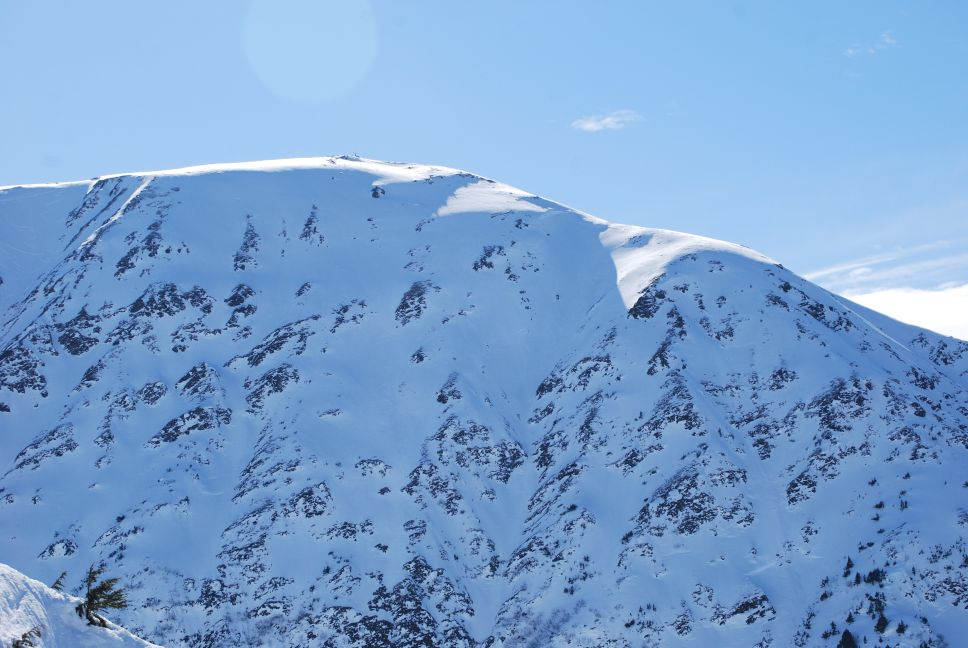
//> input picture capture-transformer/Alaska-small.jpg, 968 x 648 px, given in place of the camera
$ ./sobelcam   (built with g++ and OpenCV 4)
//> lines starting //> are read from the running program, lines starting //| are printed output that depends on the picture
//> further down, frame is the input picture: 648 rows x 968 cols, CV_8UC3; mean B, G, R 206.4, 160.4, 120.9
#include <stdio.h>
#include <stdlib.h>
#include <iostream>
#include <time.h>

#include <opencv2/imgproc.hpp>
#include <opencv2/highgui.hpp>

using namespace cv;


// See www.asciitable.com
#define ESCAPE_KEY (27)
#define SYSTEM_ERROR (-1)

Mat edge_frame, timg_gray, timg_grad;
Mat frame;

int lowThreshold = 0;
const int max_lowThreshold = 100;
const int ratio = 3;
const int kernel_size = 3;
const char* window_name = "Edge Map";


void SobelThreshold(int, void*)
{
  // Generate grad_x and grad_y
  Mat grad_x, grad_y;
  Mat abs_grad_x, abs_grad_y;
  Mat src, src_gray;
  int ddepth = CV_16S;
  int scale = 1;
  Mat grad;
  int delta = lowThreshold;

  cvtColor(frame, timg_gray, COLOR_BGR2GRAY);
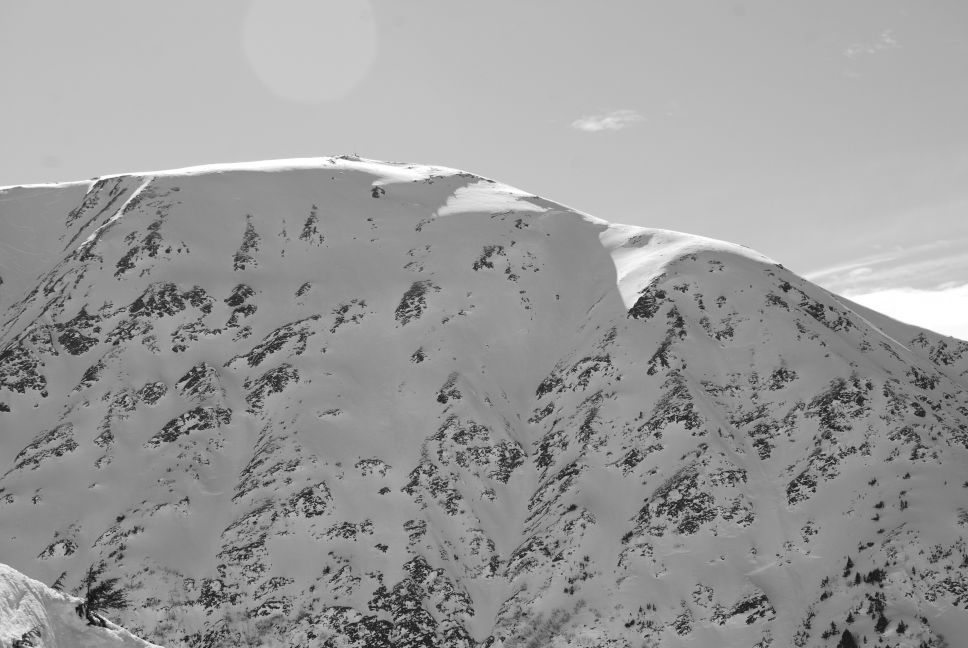
//> timg_gray: 648 rows x 968 cols, CV_8UC1; min 11, max 255, mean 153.8

  /// Reduce noise with a kernel 3x3
  blur( timg_gray, edge_frame, Size(3,3) );

  /// Gradient X
  //Scharr( src_gray, grad_x, ddepth, 1, 0, scale, delta, BORDER_DEFAULT );
  Sobel( timg_gray, grad_x, ddepth, 1, 0, 3, scale, delta, BORDER_DEFAULT );
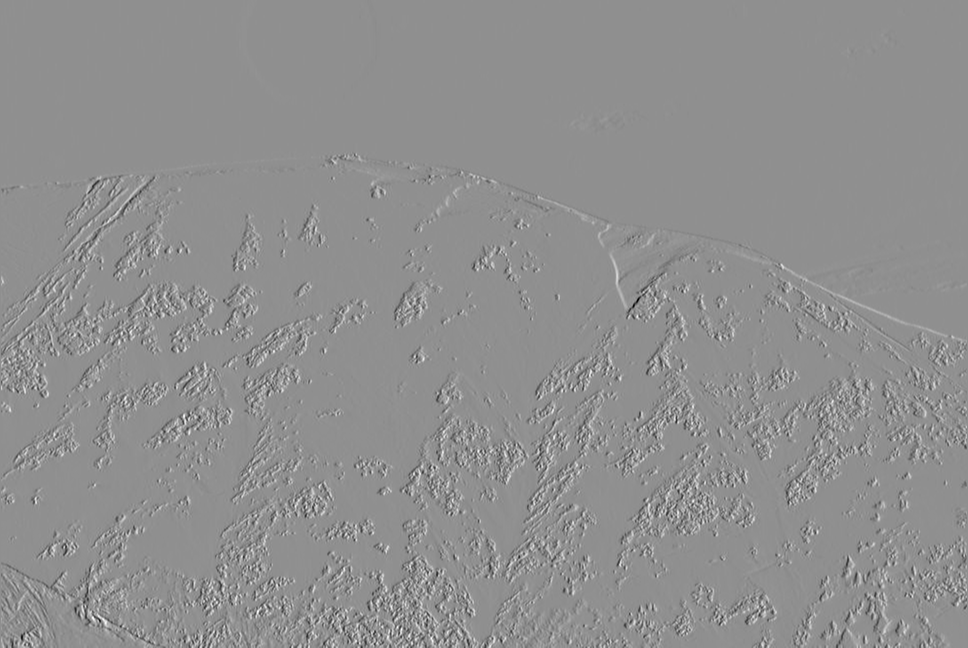
//> grad_x: 648 rows x 968 cols, CV_16SC1; min -677, max 523, mean 0; drawn with min black and max white
  convertScaleAbs( grad_x, abs_grad_x );
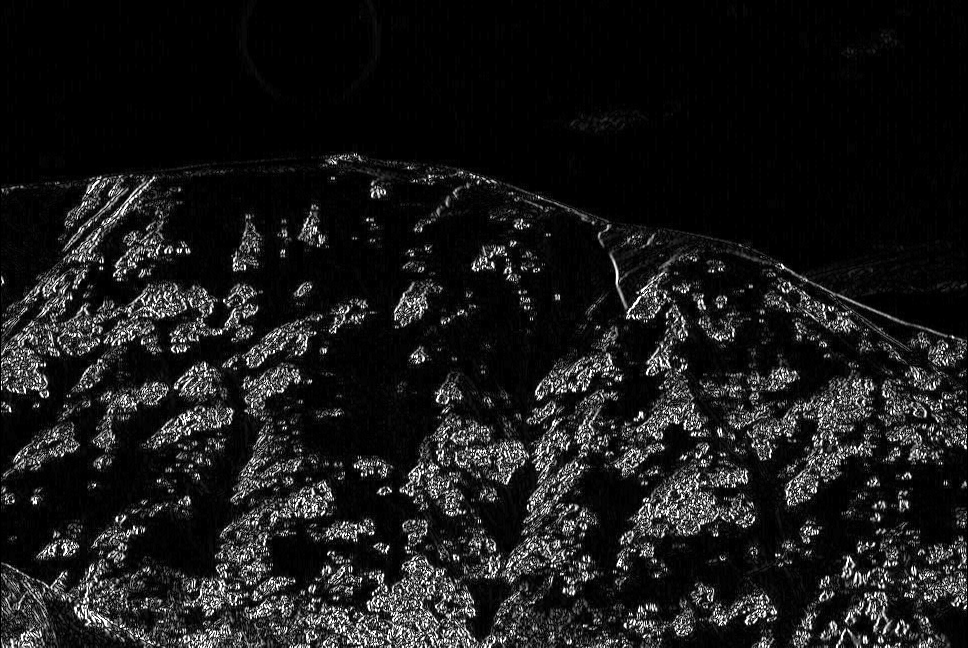
//> abs_grad_x: 648 rows x 968 cols, CV_8UC1; min 0, max 255, mean 25.3

  /// Gradient Y
  //Scharr( src_gray, grad_y, ddepth, 0, 1, scale, delta, BORDER_DEFAULT );
  Sobel( timg_gray, grad_y, ddepth, 0, 1, 3, scale, delta, BORDER_DEFAULT );
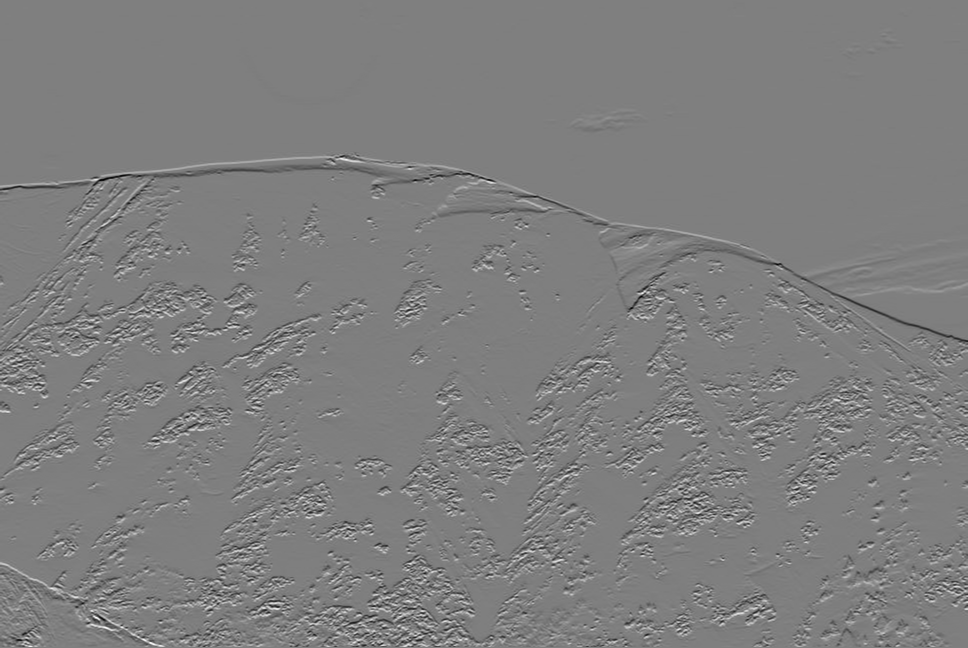
//> grad_y: 648 rows x 968 cols, CV_16SC1; min -645, max 649, mean -0.8; drawn with min black and max white
  convertScaleAbs( grad_y, abs_grad_y );
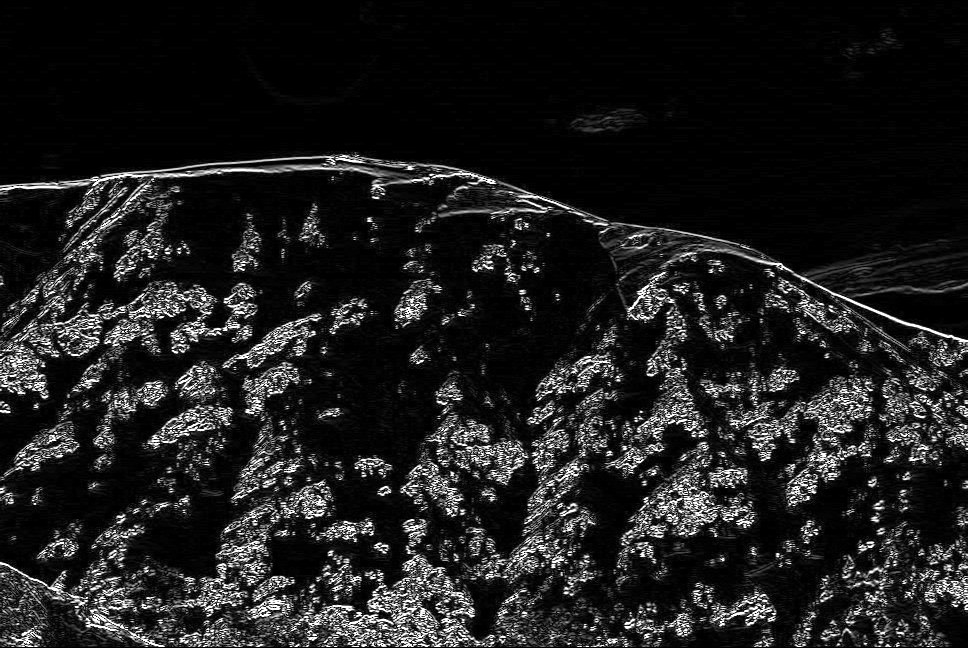
//> abs_grad_y: 648 rows x 968 cols, CV_8UC1; min 0, max 255, mean 30.3

  /// Total Gradient (approximate)
  addWeighted( abs_grad_x, 0.5, abs_grad_y, 0.5, 0, timg_grad );
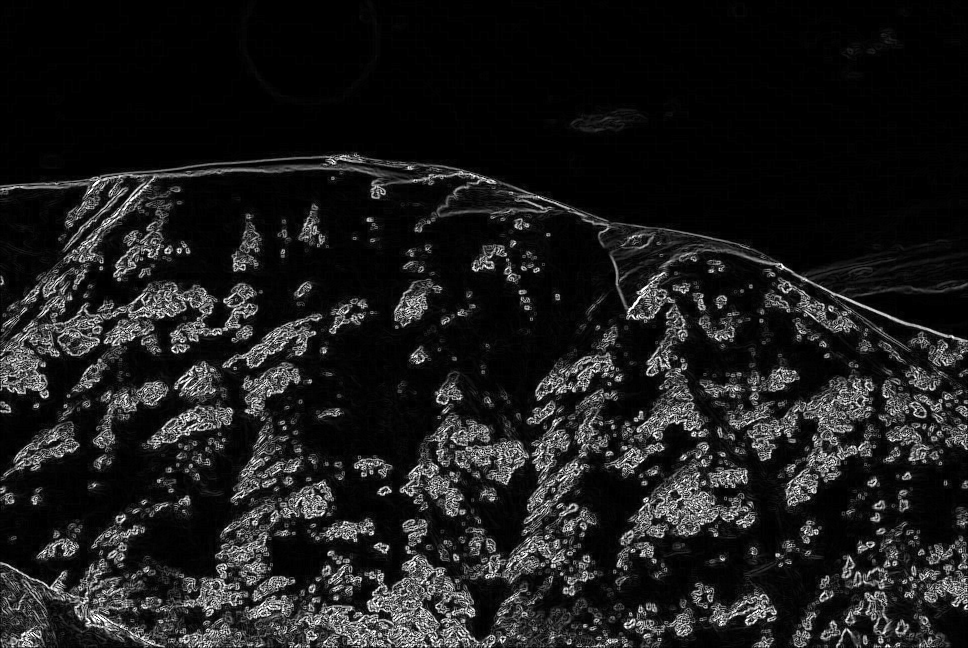
//> timg_grad: 648 rows x 968 cols, CV_8UC1; min 0, max 255, mean 27.8

  imshow( window_name, timg_grad );
}


int main( int argc, char** argv )
{
   VideoCapture cam0(0);
   namedWindow("video_display");
   char winInput;
   struct timespec curr_t;
   double curr_time, start_time, prev_time;

   clock_gettime(CLOCK_MONOTONIC, &curr_t);
   curr_time = (double)curr_t.tv_sec + ((double)curr_t.tv_nsec) / 1000000000.0;
   start_time=curr_time;
   prev_time=curr_time;


   if (!cam0.isOpened())
   {
       exit(SYSTEM_ERROR);
   }

   cam0.set(CAP_PROP_FRAME_WIDTH, 640);
   cam0.set(CAP_PROP_FRAME_HEIGHT, 480);

   namedWindow( window_name, WINDOW_AUTOSIZE );
   createTrackbar( "Min Threshold:", window_name, &lowThreshold, max_lowThreshold, nullptr );


   while (1)
   {
      clock_gettime(CLOCK_MONOTONIC, &curr_t);
      prev_time = (double)curr_t.tv_sec + ((double)curr_t.tv_nsec) / 1000000000.0;

      cam0.read(frame);

      imshow("video_display", frame);

      SobelThreshold(0, 0);

      if ((winInput = waitKey(1)) == ESCAPE_KEY)
//> the Esc key is pressed
      //if ((winInput = waitKey(0)) == ESCAPE_KEY)
      {
          break;
      }
      else if(winInput == 'n')
      {
          printf("input %c is ignored\n", winInput);
      }

      clock_gettime(CLOCK_MONOTONIC, &curr_t);
      curr_time = (double)curr_t.tv_sec + ((double)curr_t.tv_nsec) / 1000000000.0;
      printf("Sobel time=%lf msec\n", (curr_time-prev_time)*1000.0);

   }

   destroyWindow("video_display");

}

$ run again, on capture-transformer/Helsinki-Freeway.jpg
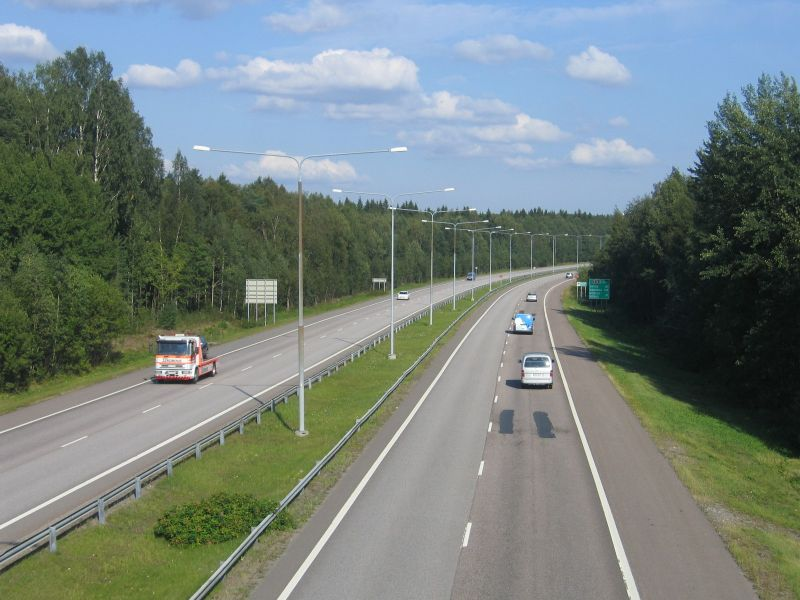
//> input picture capture-transformer/Helsinki-Freeway.jpg, 800 x 600 px, given in place of the camera
//> frame is the input picture: 600 rows x 800 cols, CV_8UC3; mean B, G, R 126.1, 129.9, 117.8
//> in SobelThreshold, `Sobel( timg_gray, grad_y, ddepth, 0, 1, 3, scale, delta, BORDER_DEFAUL..`:
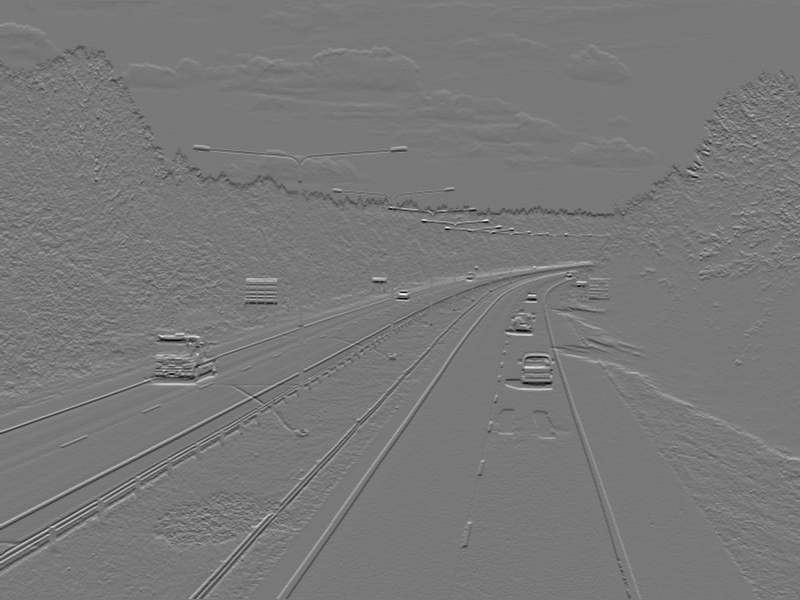
//> grad_y: 600 rows x 800 cols, CV_16SC1; min -666, max 736, mean -0.6; drawn with min black and max white
//> in SobelThreshold, `addWeighted( abs_grad_x, 0.5, abs_grad_y, 0.5, 0, timg_grad );`:
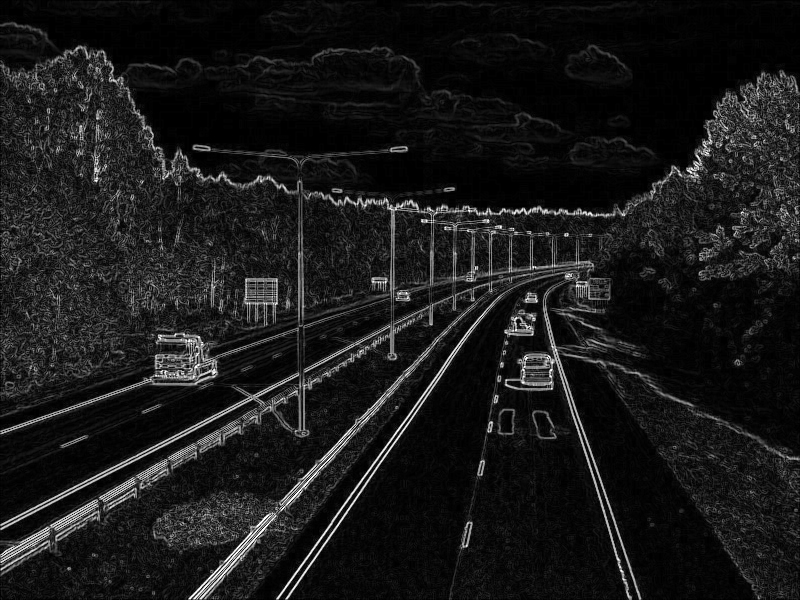
//> timg_grad: 600 rows x 800 cols, CV_8UC1; min 0, max 255, mean 25.3
